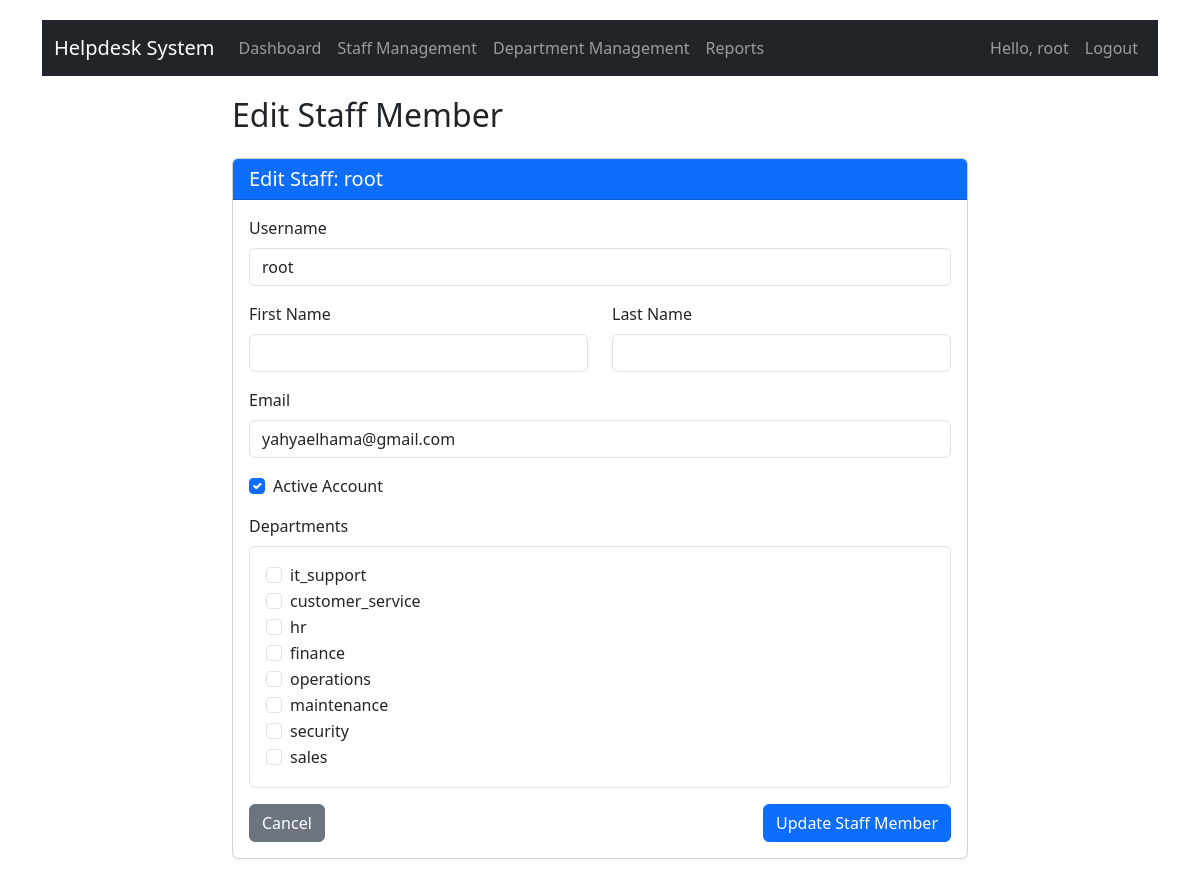
The app's page /staff/edit-user/1/ (signed in), older data.
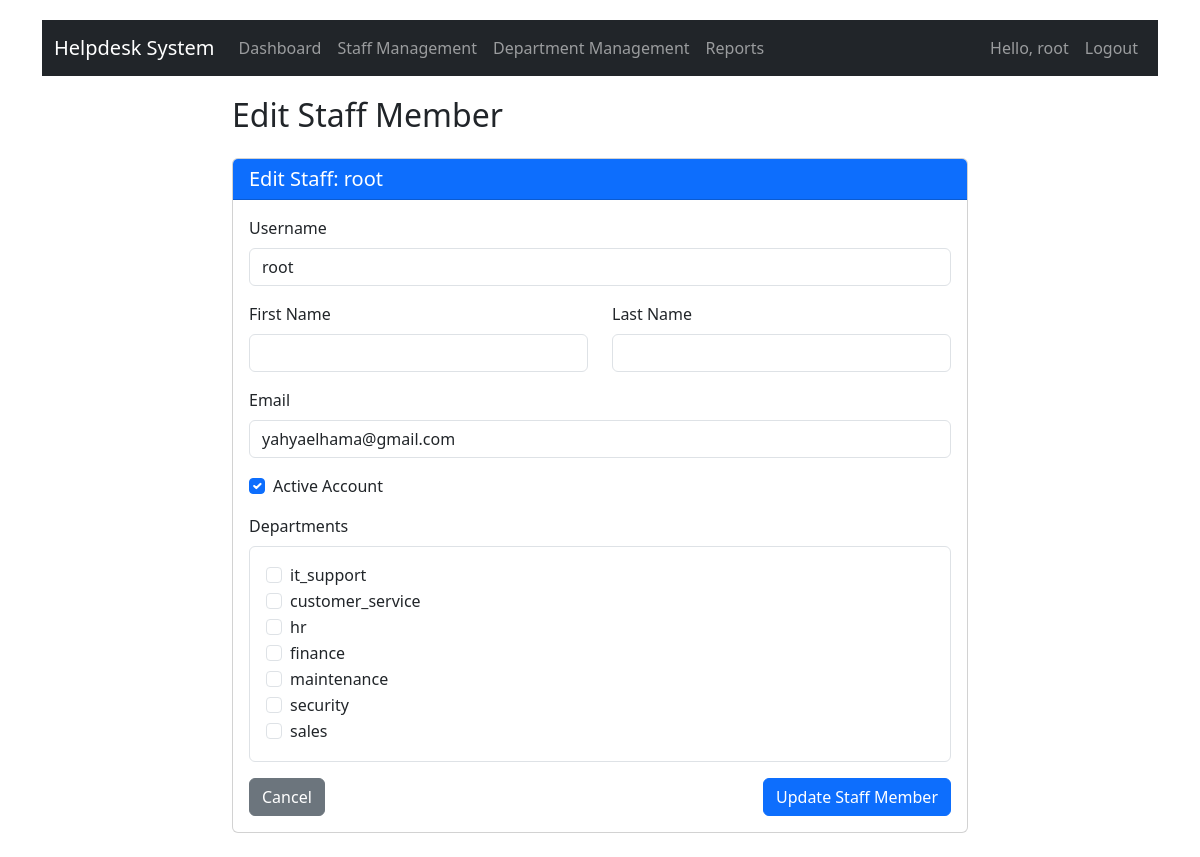
The same page, newer data.
### tickets/models.py (models this page shows)
class Department(models.Model):
    name = models.CharField(max_length=100, unique=True)
    description = models.TextField(blank=True)
    staff = models.ManyToManyField(User, related_name='departments', limit_choices_to={'is_staff': True})
    created_at = models.DateTimeField(auto_now_add=True)
    def __str__(self):
        return self.name

### tickets/views.py (the view)
# urls.py: path('staff/edit-user/<int:pk>/', views.staff_edit_alt, name='staff_edit_alt'),
@login_required
@superuser_required
def staff_edit_alt(request, pk):
    try:
        staff = User.objects.get(pk=pk, is_staff=True)
        if staff.is_superuser and staff != request.user:
            messages.error(request, "You cannot edit other superusers.")
            return redirect('staff_list')
        if request.method == 'POST':
            username = request.POST.get('username')
            first_name = request.POST.get('first_name')
            last_name = request.POST.get('last_name')
            email = request.POST.get('email')
            is_active = request.POST.get('is_active') == 'on'
            department_ids = request.POST.getlist('departments')
            staff.username = username
            staff.first_name = first_name
            staff.last_name = last_name
            staff.email = email
            staff.is_active = is_active
            staff.save()
            departments = Department.objects.filter(id__in=department_ids)
            staff.departments.set(departments)
            messages.success(request, "Staff member updated successfully!")
            return redirect('staff_list')
        else:
            form = StaffEditForm(instance=staff)
        context = {
            'form': form,
            'staff': staff,
            'title': 'Edit Staff Member',
            'departments': Department.objects.all(),
            'staff_departments': staff.departments.all().values_list('id', flat=True)
        }
        return render(request, 'tickets/staff/staff_form_alt.html', context)
    except User.DoesNotExist:
        messages.error(request, "Staff member not found.")
        return redirect('staff_list')
    except Exception as e:
        messages.error(request, f"Error editing staff: {str(e)}")
        return redirect('staff_list')

### tickets/forms.py (shortened to what this page needs)
class StaffEditForm(forms.ModelForm):
    departments = forms.ModelMultipleChoiceField(
        queryset=Department.objects.all(),
        required=True,
        widget=forms.CheckboxSelectMultiple
    )
    class Meta:
        model = User
        fields = ('username', 'first_name', 'last_name', 'email', 'is_active', 'departments')
        widgets = {
            'username': forms.TextInput(attrs={'class': 'form-control'}),
            'first_name': forms.TextInput(attrs={'class': 'form-control'}),
            'last_name': forms.TextInput(attrs={'class': 'form-control'}),
            'email': forms.EmailInput(attrs={'class': 'form-control'}),
            'is_active': forms.CheckboxInput(attrs={'class': 'form-check-input'}),
        }
    def __init__(self, *args, **kwargs):
        super().__init__(*args, **kwargs)
        if self.instance and self.instance.pk:
            self.initial['departments'] = self.instance.departments.all()

### tickets/views.py (called while the page is built)
def superuser_required(function):
    actual_decorator = user_passes_test(lambda u: u.is_superuser)
    return actual_decorator(function)

### tickets/templates/tickets/staff/staff_form_alt.html (shortened to what this page needs)
{% extends 'base.html' %}
{% block content %}
<div class="row mb-4">
    <div class="col-md-8 offset-md-2">
        <h2 class="mb-4">{{ title }}</h2>
        <div class="card">
            <div class="card-header bg-primary text-white">
                <h5 class="card-title mb-0">
                    Edit Staff: {{ staff.username }}
                </h5>
            </div>
            <div class="card-body">
                <form method="post" novalidate>
                    <div class="mb-3">
                        <label for="username" class="form-label">Username</label>
                        <input type="text" id="username" name="username" class="form-control" value="{{ staff.username }}" required>
                    </div>
                    <div class="row">
                        <div class="col-md-6">
                            <div class="mb-3">
                                <label for="first_name" class="form-label">First Name</label>
                                <input type="text" id="first_name" name="first_name" class="form-control" value="{{ staff.first_name }}">
                            </div>
                        </div>
                        <div class="col-md-6">
                            <div class="mb-3">
                                <label for="last_name" class="form-label">Last Name</label>
                                <input type="text" id="last_name" name="last_name" class="form-control" value="{{ staff.last_name }}">
                            </div>
                        </div>
                    </div>
                    <div class="mb-3">
                        <label for="email" class="form-label">Email</label>
                        <input type="email" id="email" name="email" class="form-control" value="{{ staff.email }}">
                    </div>
                    <div class="mb-3 form-check">
                        <input type="checkbox" id="is_active" name="is_active" class="form-check-input" {% if staff.is_active %}checked{% endif %}>
                        <label class="form-check-label" for="is_active">
                            Active Account
                        </label>
                    </div>
                    <div class="mb-3">
                        <label class="form-label">Departments</label>
                        <div class="border p-3 rounded">
                            {% for department in departments %}
                            <div class="form-check">
                                <input type="checkbox" id="department_{{ department.id }}" name="departments" value="{{ department.id }}" class="form-check-input"
                                {% if department.id in staff_departments %}checked{% endif %}>
                                <label class="form-check-label" for="department_{{ department.id }}">
                                    {{ department }}
                                </label>
                            </div>
                            {% endfor %}
                        </div>
                    </div>
                    <div class="d-flex justify-content-between">
                        <a href="{% url 'staff_list' %}" class="btn btn-secondary">Cancel</a>
                        <button type="submit" class="btn btn-primary">
                            Update Staff Member
                        </button>
                    </div>
                </form>
            </div>
        </div>
    </div>
</div>
{% endblock %}

Row changes from the older to the newer data that the page shows:
removed Department: name "operations"
